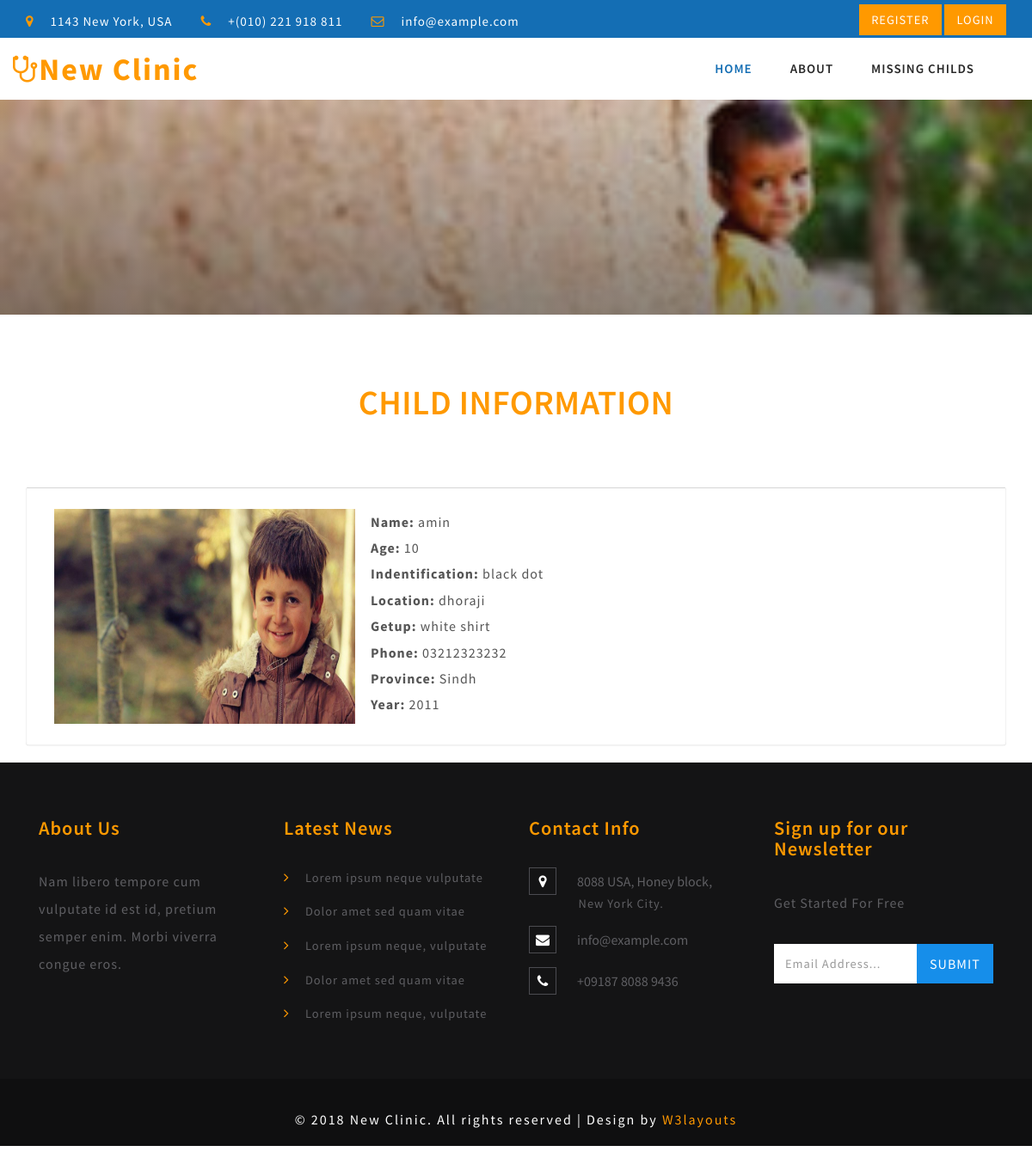
The app's page /next.php?m=7 with its own data.
### tables this page shows
CREATE TABLE IF NOT EXISTS `missing_child` (
  `m_id` int(11) NOT NULL AUTO_INCREMENT,
  `m_name` varchar(100) NOT NULL,
  `m_age` int(11) NOT NULL,
  `m_identification` varchar(100) NOT NULL,
  `m_location` varchar(500) NOT NULL,
  `m_getup` varchar(500) NOT NULL,
  `m_phone` varchar(11) NOT NULL,
  `m_child_image` varchar(100) NOT NULL,
  `user_id` int(11) NOT NULL,
  `status` int(11) NOT NULL,
  `province` varchar(100) NOT NULL,
  `year` int(11) NOT NULL,
  PRIMARY KEY (`m_id`)
);

### next.php (the view, shortened to what this page needs)
<!DOCTYPE html>
<html>
<head>
	<link href="css/bootstrap.css" rel="stylesheet" type="text/css" media="all" />
	<link href="css/style.css" rel="stylesheet" type="text/css" media="all" />
	<link href="css/appointment_style.css" rel="stylesheet" type="text/css" media="all" />
	<link rel="stylesheet" href="css/lightbox.css">
	<link href="css/font-awesome.css" rel="stylesheet">
</head>
<body>
	<?php include('header.php') ; ?>
<div class="banner_inner_content_agile_w3l">
</div>
	<div class="gallery">
		<h2 class="heading-agileinfo">Child Information</h2>
		<div class="container">
			<div class="gallery-grids">
   <div class="row">
                <div class="col-md-12">
                    <div class="panel panel-default">
                        <div class="panel-body">
                                    <?php
                                    include 'config.php' ;
                            if(isset($_GET['m']))
                            {
                            	$id = $_GET['m'] ;
                        $query = "select * from missing_child where m_id = '$id'" ;
                        if($result = $conn->query($query))
                        {
                            while ($row = $result->fetch_assoc()) {
                         ?>
                         <div class="row" >
  <div class="col-sm-4"> <img style="height: 250px; width:350px" src="missing_child/<?php echo $row['m_child_image'] ?>"></div>
  <div class="col-sm-4">   <p><b>Name:</b>&nbsp<?php echo $row['m_name'] ?></p>
                <p><b>Age:</b>&nbsp<?php echo $row['m_age'] ?></p>
                <p><b>Indentification:</b>&nbsp<?php echo $row['m_identification'] ?></p>
                <p><b>Location:</b>&nbsp<?php echo $row['m_location'] ?></p>
                <p><b>Getup:</b>&nbsp<?php echo $row['m_getup'] ?></p>
                <p><b>Phone:</b>&nbsp<?php echo $row['m_phone'] ?></p>
                <p><b>Province:</b>&nbsp<?php echo $row['province'] ?></p>
                <p><b>Year:</b>&nbsp<?php echo $row['year'] ?></p>
</div>
                         <?php
                            }
                        }
}
                        ?>
                        </div>
                    </div>
        </div>
    </div>
			</div>
		</div>
	</div>
	<div class="footer_top_agile_w3ls">
		<div class="container">
			<div class="col-md-3 footer_grid">
				<h3>About Us</h3>
				<p>Nam libero tempore cum vulputate id est id, pretium semper enim. Morbi viverra congue eros.
				</p>
			</div>
			<div class="col-md-3 footer_grid">
				<h3>Latest News</h3>
				<ul class="footer_grid_list">
					<li><i class="fa fa-angle-right" aria-hidden="true"></i>
						<a href="#" data-toggle="modal" data-target="#myModal">Lorem ipsum neque vulputate </a>
					</li>
					<li><i class="fa fa-angle-right" aria-hidden="true"></i>
						<a href="#" data-toggle="modal" data-target="#myModal">Dolor amet sed quam vitae</a>
					</li>
					<li><i class="fa fa-angle-right" aria-hidden="true"></i>
						<a href="#" data-toggle="modal" data-target="#myModal">Lorem ipsum neque, vulputate </a>
					</li>
					<li><i class="fa fa-angle-right" aria-hidden="true"></i>
						<a href="#" data-toggle="modal" data-target="#myModal">Dolor amet sed quam vitae</a>
					</li>
					<li><i class="fa fa-angle-right" aria-hidden="true"></i>
						<a href="#" data-toggle="modal" data-target="#myModal">Lorem ipsum neque, vulputate </a>
					</li>
				</ul>
			</div>
			<div class="col-md-3 footer_grid">
				<h3>Contact Info</h3>
				<ul class="address">
					<li><i class="fa fa-map-marker" aria-hidden="true"></i>8088 USA, Honey block, <span>New York City.</span></li>
					<li><i class="fa fa-envelope" aria-hidden="true"></i><a href="mailto:info@example.com">info@example.com</a></li>
					<li><i class="fa fa-phone" aria-hidden="true"></i>+09187 8088 9436</li>
				</ul>
			</div>
			<div class="col-md-3 footer_grid ">
				<h3>Sign up for our Newsletter</h3>
				<p>Get Started For Free</p>
				<div class="footer_grid_right">
					<form action="#" method="post">
						<input type="email" name="Email" placeholder="Email Address..." required="">
						<input type="submit" value="Submit">
					</form>
				</div>
			</div>
			<div class="clearfix"> </div>
		</div>
	</div>
	<div class="footer_wthree_agile">
		<p>© 2018 New Clinic. All rights reserved | Design by <a href="http://w3layouts.com">W3layouts</a></p>
	</div>
</body>
</html>

### css/style.css (style rules this page uses)
html, body { margin: 0; font-size: 100%; background: #fff; font-family: 'Source Sans Pro', sans-serif; }
body a { text-decoration: none; transition: 0.5s all; -webkit-transition: 0.5s all; -moz-transition: 0.5s all; -o-transition: 0.5s all; -ms-transition: 0.5s all; }
input[type="button"], input[type="submit"] { transition: 0.5s all; -webkit-transition: 0.5s all; -moz-transition: 0.5s all; -o-transition: 0.5s all; -ms-transition: 0.5s all; }
h1, h2, h3, h4, h5, h6 { margin: 0; font-family: 'Source Sans Pro', sans-serif; }
p { letter-spacing: 1px; font-size: 1em; line-height: 1.9em; color: #555; }
ul { margin: 0; padding: 0; }
.heading-agileinfo { font-weight: 600; letter-spacing: .5px; font-size: 40px; margin-bottom: 1.9em; text-align: center; color: #ff9900; text-transform: uppercase; position: relative; margin-top: 0; }
.banner_inner_content_agile_w3l { background: -webkit-linear-gradient(rgba(23, 22, 23, 0.2), rgba(23, 22, 23, 0.5)), url(../images/two.jpg) no-repeat; background: -moz-linear-gradient(rgba(23, 22, 23, 0.2), rgba(23, 22, 23, 0.5)), url(../images/two.jpg) no-repeat; background: -ms-linear-gradient(rgba(23, 22, 23, 0.2), rgba(23, 22, 23, 0.5)), url(../images/two.jpg) no-repeat; background: linear-gradient(rgba(23, 22, 23, 0.2), rgba(23, 22, 23, 0.5)), url(../images/two.jpg) no-repeat; background-size: cover; min-height: 250px; }
.panel-default { border-color: #FFF; background: #f5f5f5; }
.panel-body { padding: 1.5em 2em; font-size: 1em; line-height: 2em; color: #999; border-top-color: transparent; -webkit-box-shadow: 0px 0px 1px #aaa; -moz-box-shadow: 0px 0px 1px #aaa; box-shadow: 0px 0px 1px #aaa; background: #fff; }
.gallery { padding:5em 0; }
.footer_top_agile_w3ls { background: #141415; padding: 4em 0; }
.footer_wthree_agile { background: #0f0f10; padding: 1em 0; }
.footer_grid h3, .footer_grid_left h3 { font-size: 1.4em; color: #ff9900; position: relative; margin-bottom: 1.5em; font-weight: 600; letter-spacing: 1px; }
.footer_grid p { color: #5f5f63; line-height: 2em; margin-bottom: 2em; }
.footer_grid_list li, .address li { display: block; margin-bottom: 1em; }
.footer_grid_list li i { color: #ff9900; padding-right: 1em; }
.footer_grid_list li a { color: #5f5f63; text-decoration: none; line-height: 1.5em; letter-spacing: 1px; font-size: 0.9em; }
.footer_grid_list li:last-child, .address li:last-child { margin-bottom: 0; }
.address li { color: #5f5f63; }
.address li i { margin-right: 1.5em; color: #fff; width: 32px; height: 32px; text-align: center; line-height: 30px; border: 1px solid #4b4b50; }
.address li span { display: block; margin-left: 4em; letter-spacing: 1px; font-size: 0.9em; }
.address li a { color: #5f5f63; text-decoration: none; }
.footer_grid_right input[type="email"] { outline: none; padding: 13px; background: #fff; font-size: 0.9em; color: #888; width: 65%; border: none; letter-spacing: 1px; float: left; }
.footer_grid_right input[type="submit"] { outline: none; padding: 12px 0; background: #168eea; font-size: 1em; color: #fff; border: none; text-transform: uppercase; letter-spacing: 1px; width: 35%; float: left; margin-top:0; }
.footer_wthree_agile p { color: #fff; font-size: 16px; letter-spacing: 2px; text-align: center; padding-top: 16px; }
.footer_wthree_agile p a { color: #ff9900; transition: .5s ease-in; -webkit-transition: .5s ease-in; -moz-transition: .5s ease-in; -o-transition: .5s ease-in; -ms-transition: .5s ease-in; }

### css/appointment_style.css (style rules this page uses)
body { padding: 0; margin: 0; font-family: 'Source Sans Pro', sans-serif; }
body a { color:red; transition: 0.5s all; -webkit-transition: 0.5s all; -moz-transition: 0.5s all; -o-transition: 0.5s all; -ms-transition: 0.5s all; text-decoration: none; }
input[type="button"], input[type="submit"] { transition: 0.5s all; -webkit-transition: 0.5s all; -moz-transition: 0.5s all; -o-transition: 0.5s all; -ms-transition: 0.5s all; }
h1, h2, h3, h4, h5, h6 { margin: 0; padding: 0; font-family: 'Source Sans Pro', sans-serif; }
p { margin: 0; }
ul { margin: 0; padding: 0; }
li { list-style-type:none; }
input[type="submit"] { display: block; margin: auto; padding: 10px 25px; margin-top: 25px; background-color: #146eb4; color: white; border:none; outline:none; text-transform: uppercase; letter-spacing: 1px; outline: 0; cursor: pointer; }
input[type="email"] { padding: 7px; background-color: rgba(216, 216, 216, 0.63); border: 0; width: 99%; color: #0f0e10; }

### css/lightbox.css (style rules this page uses)
body:after { content: url(../images/close.png) url(../images/prev.png) url(../images/next.png); display: none; }

### records on screen
missing_child: m_child_image (picture), m_name "amin", m_age "10", m_identification "black dot", m_location "dhoraji", m_getup "white shirt", m_phone "03212323232", province "Sindh", year "2011"
